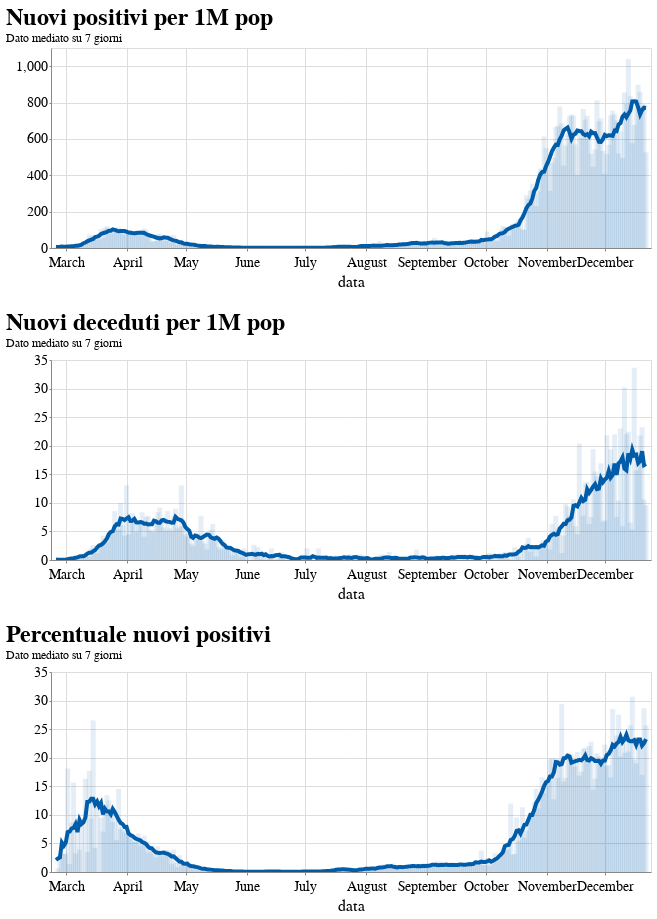

The notebook cell this image was saved under:
### Code cell
c1 = rolling_avg('nuovi_positivi_per_1M_pop', title="Nuovi positivi per 1M pop") 
c2 = rolling_avg('nuovi_deceduti_per_1M_pop', title="Nuovi deceduti per 1M pop")
c3 = rolling_avg('percentuale_nuovi_positivi', title="Percentuale nuovi positivi")
alt.vconcat(c1, c2, c3)

### Figure 1 — Vega-Lite specification as saved in the notebook (floating-point values rounded to 4 significant figures; data arrays with more than 128 entries replaced by an {"elided": "..."} marker saying what was removed)
{"config": {"view": {"width": 600, "height": 400}, "background": "#ffffff", "title": {"anchor": "start", "font": "Source Sans Pro, Arial, sans", "fontColor": "#000000", "fontSize": 24, "fontWeight": "bold"}, "arc": {"fill": "#005DA9"}, "area": {"fill": "#005DA9"}, "line": {"stroke": "#005DA9", "strokeWidth": 4}, "path": {"stroke": "#005DA9"}, "rect": {"fill": "#005DA9"}, "shape": {"stroke": "#005DA9"}, "bar": {"fill": "#005DA9"}, "point": {"stroke": "#005DA9"}, "symbol": {"fill": "#005DA9", "size": 60}, "axis": {"titleFont": "Source Sans Pro, sans", "titleFontSize": 16, "titleFontWeight": "normal", "labelFont": "Source Sans Pro, sans", "labelFontSize": 14, "labelFontWeight": "normal"}, "axisX": {"labelAngle": 0, "labelPadding": 4, "tickSize": 3}, "axisY": {"labelBaseline": "middle", "maxExtent": 45, "minExtent": 45, "tickSize": 2, "titleAlign": "left", "titleAngle": 0, "titleX": -45, "titleY": -11}, "headerFacet": {"titleFontSize": 16, "labelFontSize": 14}, "headerRow": {"titleFontSize": 16, "labelFontSize": 14}, "headerColumn": {"titleFontSize": 16, "labelFontSize": 14}, "legend": {"titleFont": "Source Sans Pro, sans", "titleFontSize": 16, "titleFontWeight": "normal", "symbolType": "circle", "labelFont": "Source Sans Pro, sans", "labelFontSize": 15}, "range": {"category": ["#AB377A", "#AEC067", "#9BC3B7", "#928285", "#F07F3C", "#FFE054", "#E30034", "#005DA9", "#644F54", "#5EA290", "#769F3B", "#812161", "#E36319", "#F5C631"]}}, "vconcat": [{"layer": [{"mark": "line", "encoding": {"tooltip": [{"type": "temporal", "field": "data"}, {"type": "quantitative", "field": "nuovi_positivi"}, {"type": "quantitative", "field": "nuovi_deceduti"}, {"type": "quantitative", "field": "incremento"}], "x": {"type": "temporal", "field": "data"}, "y": {"type": "quantitative", "field": "averaged", "title": ""}}, "height": 200, "selection": {"selector001": {"type": "interval", "bind": "scales"}}, "transform": [{"window": [{"op": "mean", "field": "nuovi_positivi_per_1M_pop", "as": "averaged"}], "frame": [-4, 3]}], "width": 600}, {"mark": {"type": "bar", "opacity": 0.1}, "encoding": {"tooltip": [{"type": "temporal", "field": "data"}, {"type": "quantitative", "field": "nuovi_positivi"}, {"type": "quantitative", "field": "nuovi_deceduti"}, {"type": "quantitative", "field": "incremento"}], "x": {"type": "temporal", "field": "data"}, "y": {"type": "quantitative", "field": "nuovi_positivi_per_1M_pop", "title": ""}}, "height": 200, "transform": [{"window": [{"op": "mean", "field": "nuovi_positivi_per_1M_pop", "as": "averaged"}], "frame": [-4, 3]}], "width": 600}], "title": {"text": ["Nuovi positivi per 1M pop"], "subtitle": ["Dato mediato su 7 giorni"]}}, {"layer": [{"mark": "line", "encoding": {"tooltip": [{"type": "temporal", "field": "data"}, {"type": "quantitative", "field": "nuovi_positivi"}, {"type": "quantitative", "field": "nuovi_deceduti"}, {"type": "quantitative", "field": "incremento"}], "x": {"type": "temporal", "field": "data"}, "y": {"type": "quantitative", "field": "averaged", "title": ""}}, "height": 200, "selection": {"selector001": {"type": "interval", "bind": "scales"}}, "transform": [{"window": [{"op": "mean", "field": "nuovi_deceduti_per_1M_pop", "as": "averaged"}], "frame": [-4, 3]}], "width": 600}, {"mark": {"type": "bar", "opacity": 0.1}, "encoding": {"tooltip": [{"type": "temporal", "field": "data"}, {"type": "quantitative", "field": "nuovi_positivi"}, {"type": "quantitative", "field": "nuovi_deceduti"}, {"type": "quantitative", "field": "incremento"}], "x": {"type": "temporal", "field": "data"}, "y": {"type": "quantitative", "field": "nuovi_deceduti_per_1M_pop", "title": ""}}, "height": 200, "transform": [{"window": [{"op": "mean", "field": "nuovi_deceduti_per_1M_pop", "as": "averaged"}], "frame": [-4, 3]}], "width": 600}], "title": {"text": ["Nuovi deceduti per 1M pop"], "subtitle": ["Dato mediato su 7 giorni"]}}, {"layer": [{"mark": "line", "encoding": {"tooltip": [{"type": "temporal", "field": "data"}, {"type": "quantitative", "field": "nuovi_positivi"}, {"type": "quantitative", "field": "nuovi_deceduti"}, {"type": "quantitative", "field": "incremento"}], "x": {"type": "temporal", "field": "data"}, "y": {"type": "quantitative", "field": "averaged", "title": ""}}, "height": 200, "selection": {"selector001": {"type": "interval", "bind": "scales"}}, "transform": [{"window": [{"op": "mean", "field": "percentuale_nuovi_positivi", "as": "averaged"}], "frame": [-4, 3]}], "width": 600}, {"mark": {"type": "bar", "opacity": 0.1}, "encoding": {"tooltip": [{"type": "temporal", "field": "data"}, {"type": "quantitative", "field": "nuovi_positivi"}, {"type": "quantitative", "field": "nuovi_deceduti"}, {"type": "quantitative", "field": "incremento"}], "x": {"type": "temporal", "field": "data"}, "y": {"type": "quantitative", "field": "percentuale_nuovi_positivi", "title": ""}}, "height": 200, "transform": [{"window": [{"op": "mean", "field": "percentuale_nuovi_positivi", "as": "averaged"}], "frame": [-4, 3]}], "width": 600}], "title": {"text": ["Percentuale nuovi positivi"], "subtitle": ["Dato mediato su 7 giorni"]}}], "data": {"name": "data-d353a8a8e791316bbf339328532fc7bb"}, "$schema": "https://vega.github.io/schema/vega-lite/v4.8.1.json", "datasets": {"data-d353a8a8e791316bbf339328532fc7bb": {"elided": "302 records"}}}
